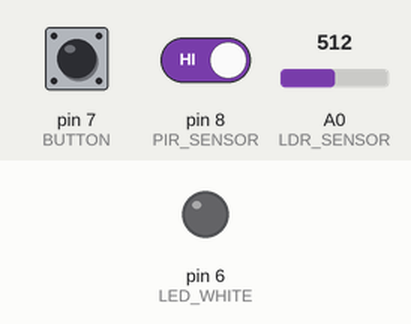
Bench run of a sketch on a simulated Arduino Uno, built with avr-gcc and run on an emulated ATmega328P. Parts: output pins drawn as LEDs (lit = HIGH). Inputs (shaded band) come from the test bench; at power-on: A0 (LDR_SENSOR) = 512, pin 7 (BUTTON) HIGH, pin 8 (PIR_SENSOR) HIGH.

Above: at 1.2 s.
1.3 s: A0 (LDR_SENSOR) set to 488
At 1.8 s:
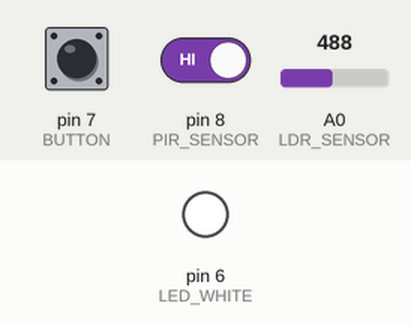
Timing chart, 0 to 4.3 s (numbered marks = the images above; inputs shaded):
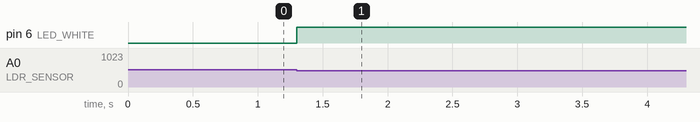

Measured:
- the behaviour switches between 500 and 499 on A0 (LDR_SENSOR) (found by bisection; images 0 and 1)
- after the input at 1.3 s, pin 6 (LED_WHITE): LOW → HIGH at once

The sketch:

Chambre_amis.ino
```cpp
#define PIR_SENSOR 8
#define LED_WHITE 6
#define BUTTON 7
#define LDR_SENSOR A0

bool ledState = false;
bool lastButtonState = false;
int lightThreshold = 500;  // Adjust based on your LDR readings

void setup() {
  pinMode(PIR_SENSOR, INPUT);
  pinMode(LED_WHITE, OUTPUT);
  pinMode(BUTTON, INPUT_PULLUP);
  pinMode(LDR_SENSOR, INPUT);
  Serial.begin(9600);
}

void loop() {
  // Button handling (always works)
  bool currentButtonState = digitalRead(BUTTON);
  if (currentButtonState != lastButtonState) {
    delay(50); // Debounce
    if (currentButtonState == LOW) {
      ledState = !ledState;
      digitalWrite(LED_WHITE, ledState);
    }
  }
  lastButtonState = currentButtonState;

  // Only check motion if LED isn't already manually turned on
  if (!ledState) {
    int lightLevel = analogRead(LDR_SENSOR);
    bool motionDetected = digitalRead(PIR_SENSOR);

    // Turn on LED ONLY if dark AND motion detected
    if (lightLevel < lightThreshold && motionDetected) {
      digitalWrite(LED_WHITE, HIGH);
      ledState = true;
    }
  }
}
```
